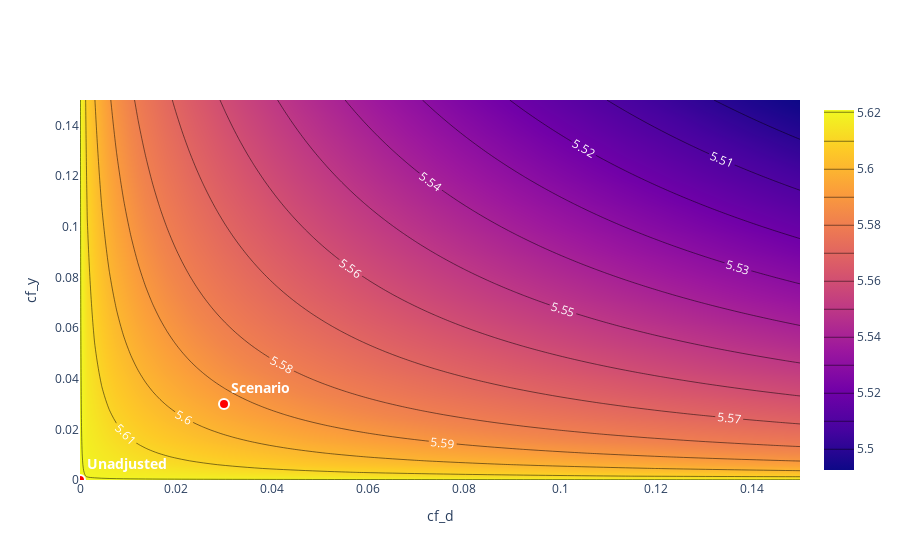

The notebook cell saved with this chart:
### Markdown cell above
As for general sensitivity analysis, contour plots can be used to visualize the results.

### Code cell
dml_irm_gatet.sensitivity_plot()
